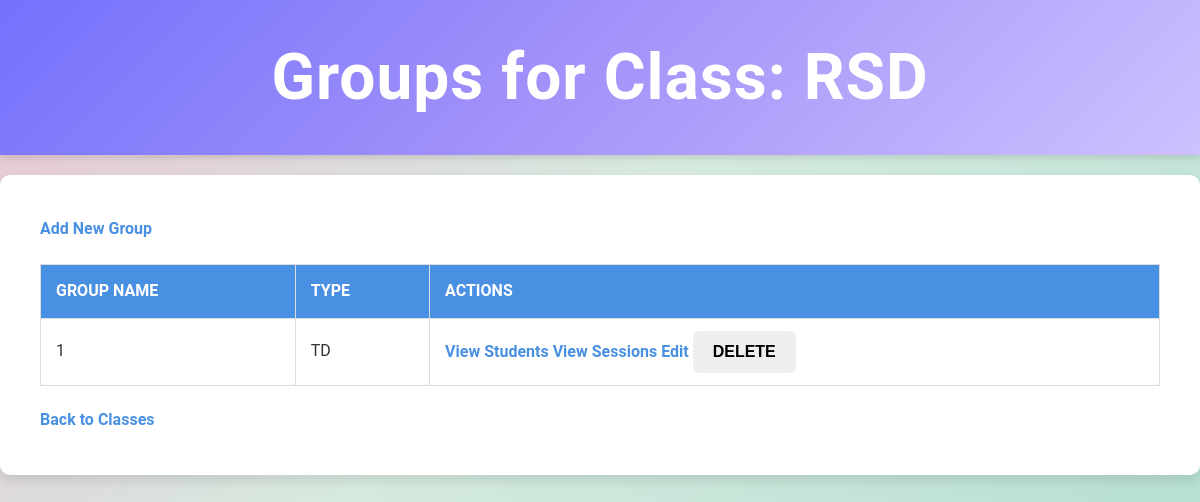
Page /class/1/groups on the committed database.
### tables this page shows
CREATE TABLE classes (
        id INTEGER PRIMARY KEY AUTOINCREMENT,
        name TEXT NOT NULL,
        specialty TEXT NOT NULL,
        level TEXT NOT NULL,
        year TEXT NOT NULL
    );

CREATE TABLE groups (
        id INTEGER PRIMARY KEY AUTOINCREMENT,
        name TEXT NOT NULL,
        type TEXT NOT NULL,
        class_id INTEGER NOT NULL,
        FOREIGN KEY (class_id) REFERENCES classes (id)
    );

### app.py (the view)
@app.route('/class/<int:class_id>/groups')
def groups(class_id):
    conn = get_db_connection()
    class_data = conn.execute('SELECT * FROM classes WHERE id = ?', (class_id,)).fetchone()
    groups = conn.execute('SELECT * FROM groups WHERE class_id = ?', (class_id,)).fetchall()
    conn.close()
    return render_template('groups.html', class_data=class_data, groups=groups, class_id=class_id)

### app.py (called while the page is built)
def get_db_connection():
    conn = sqlite3.connect('school.db')
    conn.row_factory = sqlite3.Row
    return conn

### templates/groups.html (shortened to what this page needs)
<!DOCTYPE html>
<html lang="en">
<head>
    <link rel="stylesheet" href="enhanced_styles.css">
</head>
<body>
    <div class="header">
        <h1>Groups for Class: {{ class_data['name'] }}</h1>
    </div>
    <div class="content">
        <a href="{{ url_for('add_group', class_id=class_data['id']) }}" class="btn">Add New Group</a>
        <table>
            <thead>
                <tr>
                    <th>Group Name</th>
                    <th>Type</th>
                    <th>Actions</th>
                </tr>
            </thead>
            <tbody>
                {% for group in groups %}
                    <tr>
                        <td>{{ group['name'] }}</td>
                        <td>{{ group['type'] }}</td>
                        <td>
                            <a href="{{ url_for('view_students', group_id=group['id']) }}" class="btn btn-view">View Students</a>
                            <a href="{{ url_for('view_sessions', group_id=group['id']) }}" class="btn">View Sessions</a>
                            <a href="{{ url_for('edit_group', group_id=group['id']) }}" class="btn btn-edit">Edit</a>
                            <form action="{{ url_for('delete_group', group_id=group['id']) }}" method="post" style="display:inline;">
                                <button type="submit" class="btn btn-delete">Delete</button>
                            </form>
                        </td>
                    </tr>
                {% endfor %}
            </tbody>
        </table>
        <a href="{{ url_for('classes') }}" class="btn">Back to Classes</a>
    </div>
</body>
</html>

### templates/enhanced_styles.css (style rules this page uses)
* { margin: 0; padding: 0; box-sizing: border-box; }
body { font-family: 'Roboto', sans-serif; background: linear-gradient(135deg, #EAC4D5, #D6EADF, #B8E0D2, #95B8D1, #809BCE); background-size: 200% 200%; color: #333; line-height: 1.8; margin: 0; padding: 0; animation: gradientMove 8s ease infinite; }
.header { background: linear-gradient(135deg, #7371FC, #A594F9, #CDC1FF, #F5EFFF, #E5D9F2); background-size: 200% 200%; color: white; padding: 20px; text-align: center; font-size: 2rem; font-weight: bold; letter-spacing: 1px; box-shadow: 0 4px 6px rgba(0, 0, 0, 0.1); animation: headerGradientMove 6s ease infinite; }
.content { padding: 40px; text-align: left; max-width: 1200px; margin: 20px auto; background: white; border-radius: 10px; box-shadow: 0 6px 12px rgba(0, 0, 0, 0.1); animation: fadeIn 0.8s ease-in-out; }
form { margin-top: 20px; }
button { display: inline-block; padding: 12px 20px; font-size: 1rem; font-weight: bold; text-transform: uppercase; border-radius: 6px; cursor: pointer; transition: background-color 0.3s ease, transform 0.2s ease; border: none; }
table { width: 100%; border-collapse: collapse; margin: 20px 0; }
table th, table td { border: 1px solid #ddd; padding: 12px 15px; text-align: left; }
table th { background: #4a90e2; color: white; text-transform: uppercase; }
a { color: #4a90e2; text-decoration: none; font-weight: bold; }

### rows in the picture
classes: name "RSD"
groups: name "1", type "TD"
